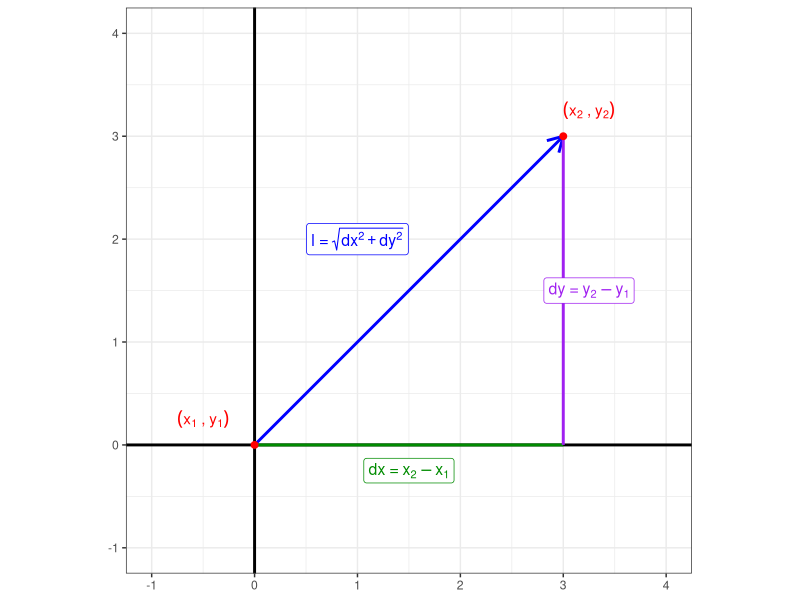

R code for this plot:
## ---- chunk 1
knitr::opts_chunk$set(echo = TRUE)
library(ggplot2)
library(dplyr)
## ---- chunk 2
dist_df <- data.frame(x1 = 0, y1 = 0, x2 = 3, y2 = 3)

ggplot(dist_df, aes(x = x1, y = y1)) + 
  coord_fixed(xlim = c(-1, 4), 
              ylim = c(-1, 4)) +
  # Draw axes
  geom_hline(yintercept = 0, color = "black", size = 1) +
  geom_vline(xintercept = 0, color = "black", size = 1) +
  # Draw step
  geom_segment(aes(xend = x2, yend = y2),
               arrow = arrow(length = unit(0.03, "npc")),
               color = "blue", size = 1) +
    geom_label(aes(x = (x1 + x2)/2 - 0.5, y = (y1 + y2)/2 + 0.5),
             label = expression("l =" ~ sqrt(dx^2 + dy^2)),
             color = "blue",
             size = 4) +
  # Draw dx
  geom_segment(aes(xend = x2, yend = y1),
               color = "green4", 
               size = 1) +
  geom_label(aes(x = (x1 + x2)/2, y = -0.25),
             label = expression("dx =" ~ x[2] - x[1]),
             color = "green4",
             size = 4) +
  # Draw dy
  geom_segment(aes(x = x2, xend = x2, yend = y2),
               color = "purple", 
               size = 1) +
    geom_label(aes(x = x2 + 0.25, y = (y1 + y2)/2),
             label = expression("dy =" ~ y[2] - y[1]),
             color = "purple",
             size = 4) +
  # Draw startpoint
  geom_point(color = "red", size = 2) +
  geom_text(aes(x = x1 - 0.5, y = y1 + 0.25),
            label = expression(("x"[1] ~ "," ~ "y"[1])),
            color = "red") +
  # Draw endpoint
  geom_point(aes(x = x2, y = y2), color = "red", size = 2) +
  geom_text(aes(x = x2 + 0.25, y = y2 + 0.25),
            label = expression(("x"[2] ~ "," ~ "y"[2])),
            color = "red") +
  xlab(NULL) +
  ylab(NULL) +
  theme_bw()  
## ---- chunk 3
library(dplyr)

dist_df %>% 
  mutate(dx = x2 - x1,
         dy = y2 - y1,
         sl = sqrt(dx^2 + dy^2))
